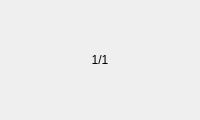
<?xml version="1.0" encoding="UTF-8"?>
<ui version="4.0">
 <class>TablePageButton</class>
 <widget class="QWidget" name="TablePageButton">
  <property name="geometry">
   <rect>
    <x>0</x>
    <y>0</y>
    <width>200</width>
    <height>120</height>
   </rect>
  </property>
  <property name="maximumSize">
   <size>
    <width>200</width>
    <height>180</height>
   </size>
  </property>
  <property name="windowTitle">
   <string>Form</string>
  </property>
  <layout class="QGridLayout" name="gridLayout">
   <property name="leftMargin">
    <number>0</number>
   </property>
   <property name="topMargin">
    <number>0</number>
   </property>
   <property name="rightMargin">
    <number>0</number>
   </property>
   <property name="bottomMargin">
    <number>0</number>
   </property>
   <property name="spacing">
    <number>0</number>
   </property>
   <item row="0" column="0">
    <widget class="QFrame" name="frame">
     <property name="maximumSize">
      <size>
       <width>200</width>
       <height>180</height>
      </size>
     </property>
     <property name="styleSheet">
      <string notr="true">QFrame#frame
{
	border-radius: 80px;
}</string>
     </property>
     <property name="frameShape">
      <enum>QFrame::StyledPanel</enum>
     </property>
     <property name="frameShadow">
      <enum>QFrame::Raised</enum>
     </property>
     <layout class="QGridLayout" name="gridLayout_2">
      <item row="0" column="0">
       <layout class="QHBoxLayout" name="horizontalLayout">
        <item>
         <widget class="QPushButton" name="pushButton">
          <property name="sizePolicy">
           <sizepolicy hsizetype="Minimum" vsizetype="Minimum">
            <horstretch>0</horstretch>
            <verstretch>0</verstretch>
           </sizepolicy>
          </property>
          <property name="styleSheet">
           <string notr="true">QPushButton#pushButton
{
	image: url(:/icons/leftLittleArrow.png);
	border-style: outset;
	color: rgb(0, 255, 255);
	font-size: 15pt;
}

QPushButton:hover
{
	background-color: rgb(202, 202, 202);
}

QPushButton:pressed
{
	background-color: gray;
}</string>
          </property>
          <property name="text">
           <string/>
          </property>
         </widget>
        </item>
        <item>
         <widget class="QLabel" name="label">
          <property name="styleSheet">
           <string notr="true">font: 22pt &quot;Microsoft YaHei UI&quot;;</string>
          </property>
          <property name="text">
           <string>1/1</string>
          </property>
          <property name="alignment">
           <set>Qt::AlignCenter</set>
          </property>
         </widget>
        </item>
        <item>
         <widget class="QPushButton" name="pushButton_2">
          <property name="sizePolicy">
           <sizepolicy hsizetype="Minimum" vsizetype="Minimum">
            <horstretch>0</horstretch>
            <verstretch>0</verstretch>
           </sizepolicy>
          </property>
          <property name="styleSheet">
           <string notr="true">QPushButton#pushButton_2
{
	image: url(:/icons/rightLittleArrow.png);
	border-style: outset;
	color: rgb(0, 255, 255);
	font-size: 15pt;
}
QPushButton:hover
{
	background-color: rgb(202, 202, 202);
}

QPushButton:pressed
{
	background-color: gray;
}</string>
          </property>
          <property name="text">
           <string/>
          </property>
         </widget>
        </item>
       </layout>
      </item>
     </layout>
    </widget>
   </item>
  </layout>
 </widget>
 <resources/>
 <connections/>
</ui>
